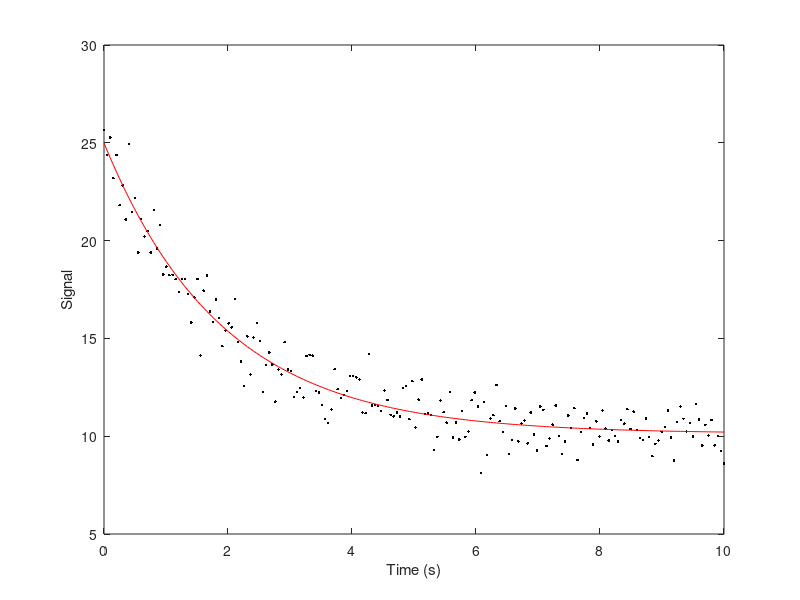

Source code (MATLAB):
%Create x and y values
xdata = linspace(0, 10, 200);
ydata = 10 + 15.*exp(-xdata / 2) + randn(1, length(xdata));

%Define the exponential model
my_fun = @(p) sum((ydata- (p(1) + p(2).*exp(-xdata / p(3)))).^2);

%Function to evaluate the model
fun_eval = @(p, t) p(1) + p(2).*exp(-t / p(3));

%Inital guesses
p0 = [min(ydata), max(ydata) - min(ydata), xdata(end) / 3]

%Nonlinear fit
result = fminsearch(my_fun, p0);

plot(xdata, ydata, 'k.')
hold on
plot(xdata, fun_eval(result, xdata), 'r')
xlabel('Time (s)')
ylabel('Signal')
